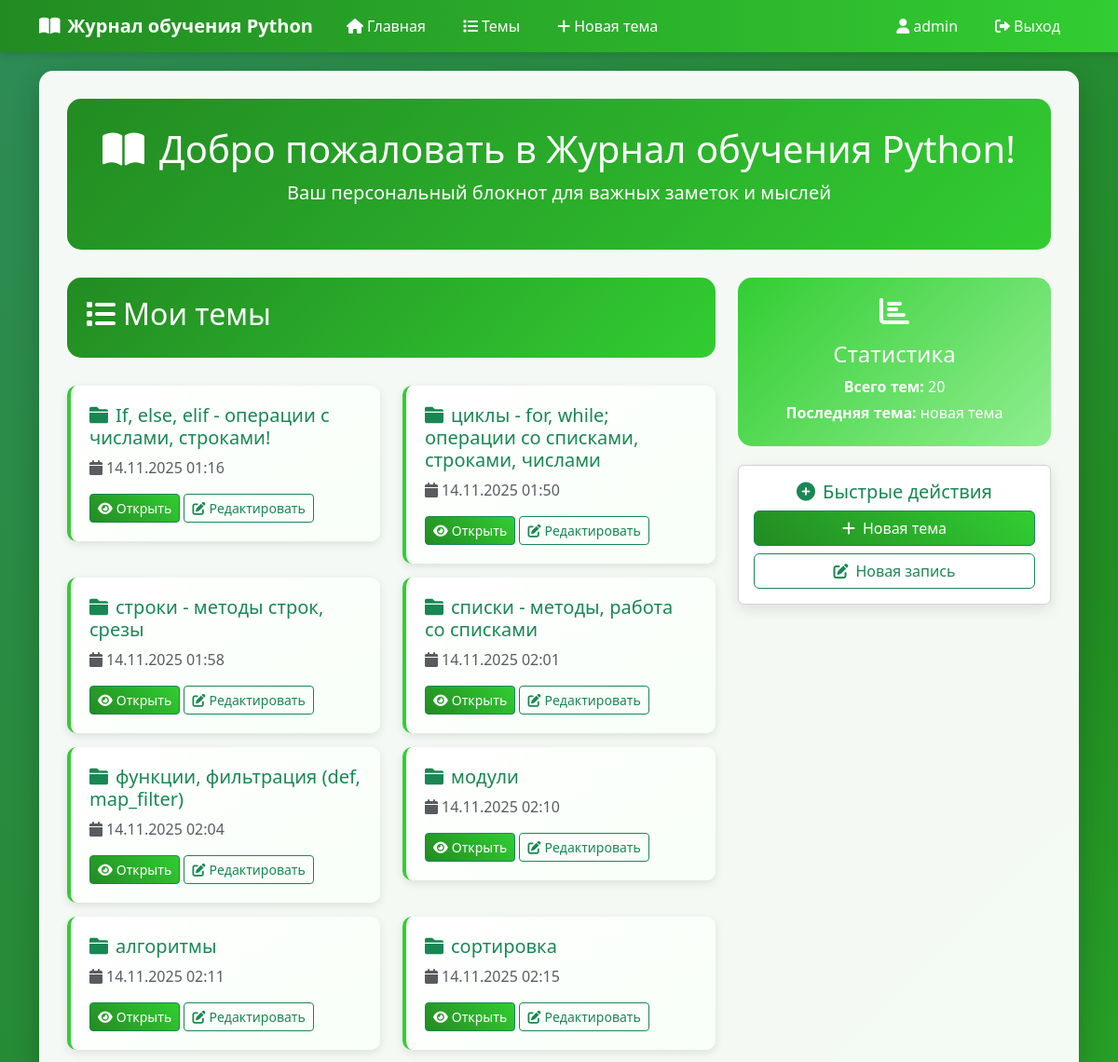
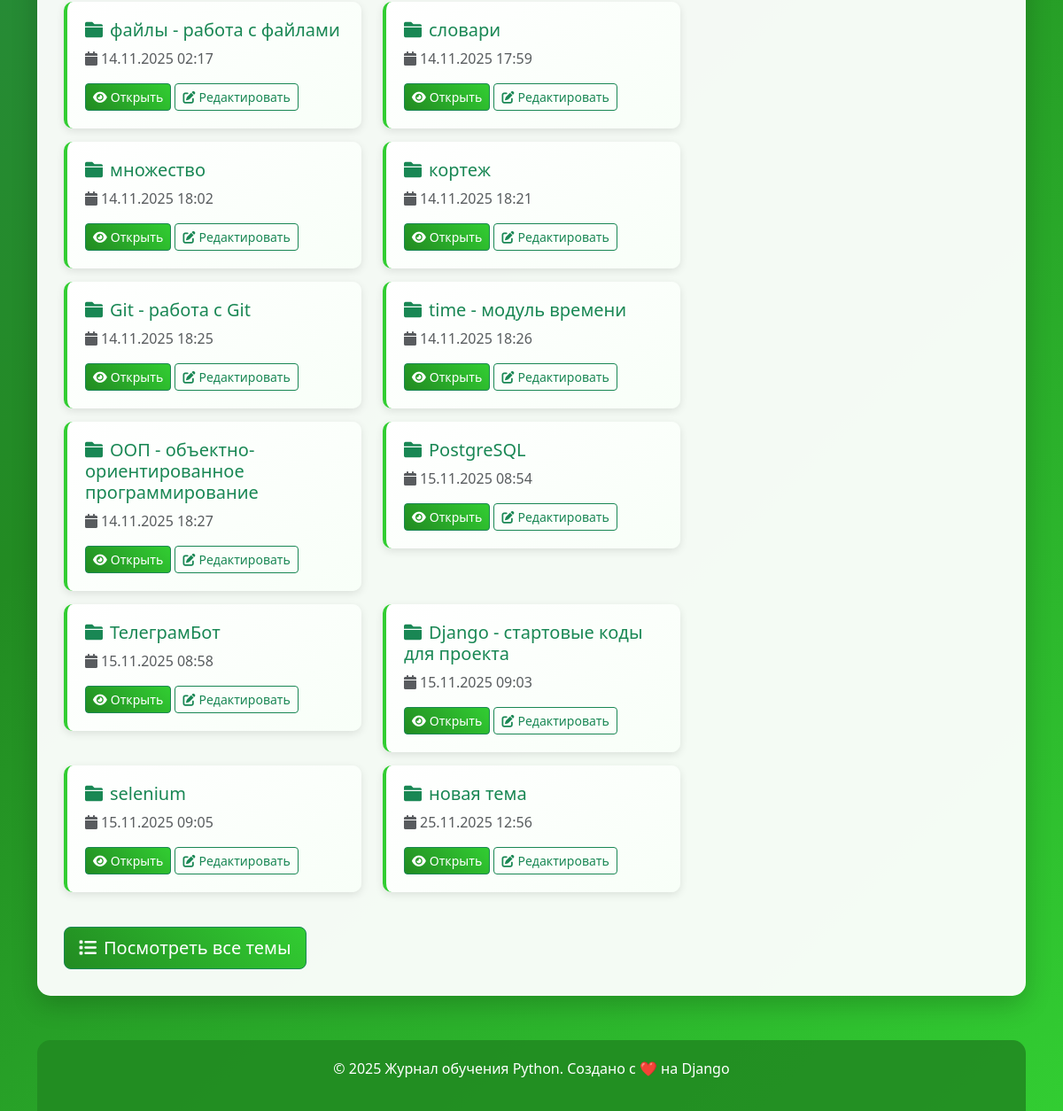
Page / (signed in) on the earlier database version (2 pictures, top to bottom).
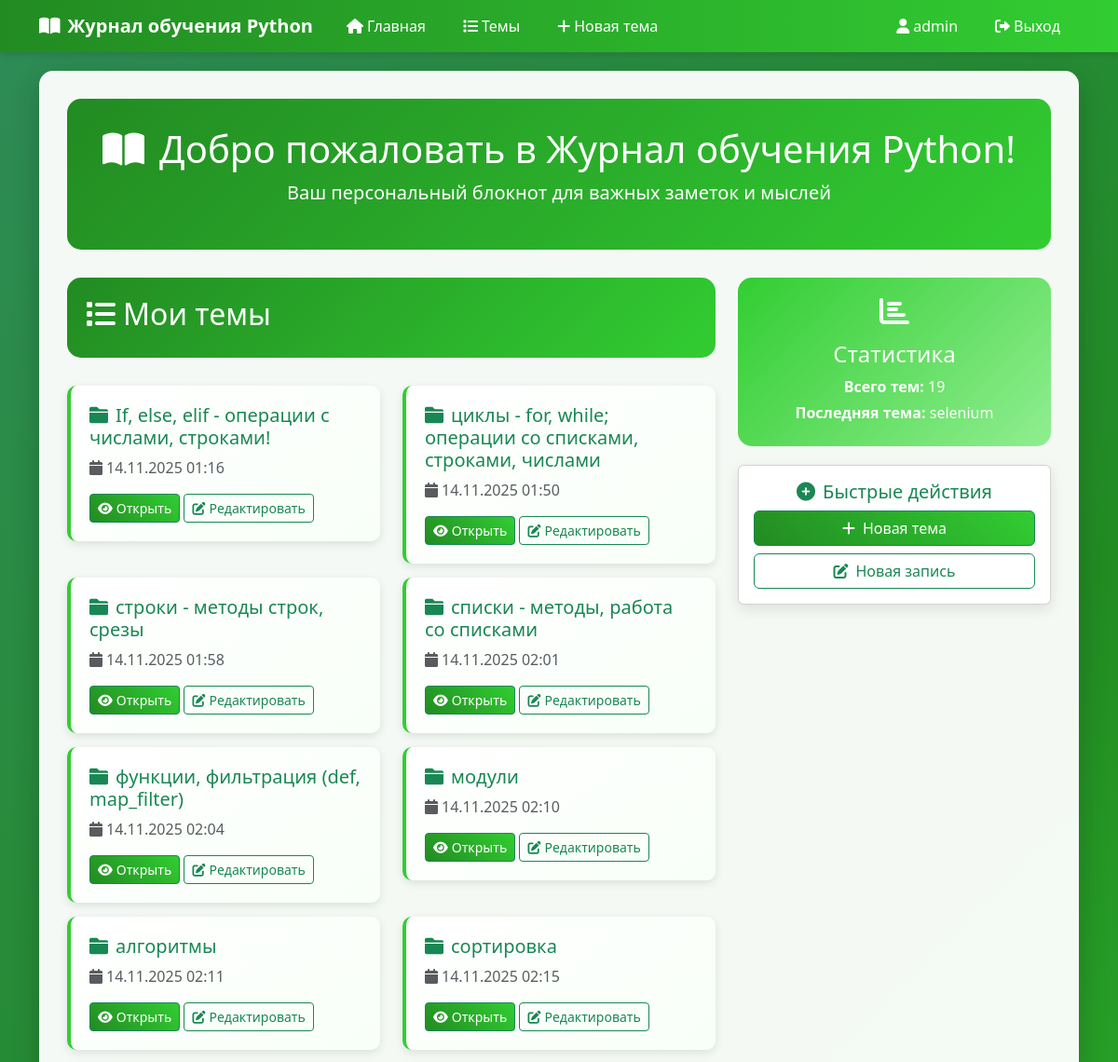
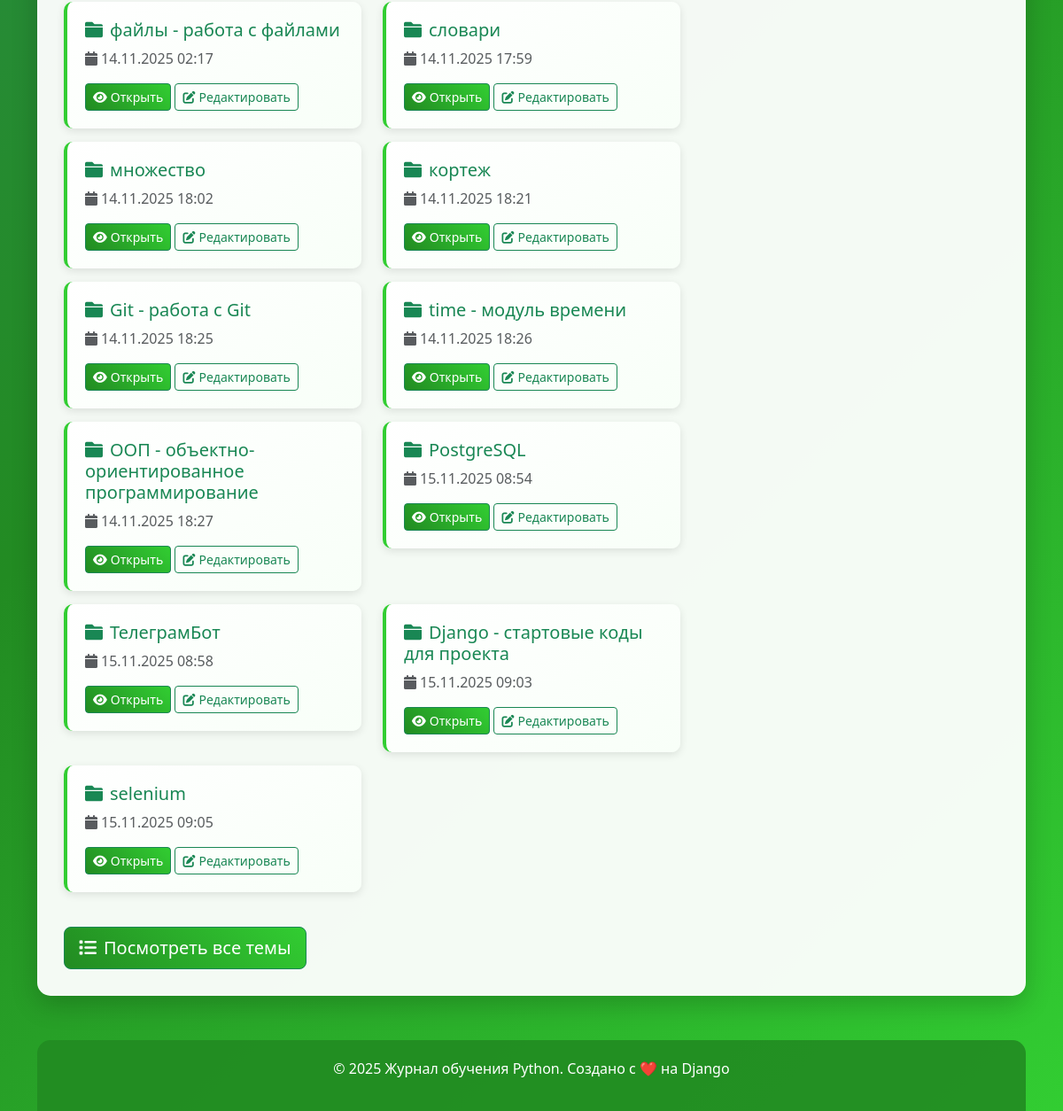
Same page on the later database version (2 pictures, top to bottom).
### journal/models.py (models this page shows, shortened)
class Topic(models.Model):
    text = models.CharField(max_length=200)
    date_added = models.DateTimeField(auto_now_add=True)
    owner = models.ForeignKey(User, on_delete=models.CASCADE)

### journal/views.py (the view)
# urls.py: path('', views.index, name='index'),
def index(request):
    topics = Topic.objects.filter(owner=request.user).order_by('date_added') if request.user.is_authenticated else Topic.objects.none()
    return render(request, 'journal/index.html', {'topics': topics})

### templates/journal/index.html (shortened to what this page needs)
{% extends "base.html" %}
{% block content %}
<div class="welcome-section">
    <h1><i class="fas fa-book-open me-3"></i>Добро пожаловать в Журнал обучения Python!</h1>
    <p class="lead">Ваш персональный блокнот для важных заметок и мыслей</p>
</div>
{% if user.is_authenticated %}
<div class="row">
    <div class="col-md-8">
        <div class="page-header">
            <h2><i class="fas fa-list me-2"></i>Мои темы</h2>
        </div>
        {% if topics %}
        <div class="row">
            {% for topic in topics %}
            <div class="col-md-6">
                <div class="topic-item">
                    <h5 class="text-success">
                        <i class="fas fa-folder me-2"></i>{{ topic.text }}
                    </h5>
                    <p class="text-muted">
                        <i class="fas fa-calendar me-1"></i>{{ topic.date_added|date:"d.m.Y H:i" }}
                    </p>
                    <a href="{% url 'journal:topic' topic.id %}" class="btn btn-success btn-sm">
                        <i class="fas fa-eye me-1"></i>Открыть
                    </a>
                    <a href="{% url 'journal:edit_topic' topic.id %}" class="btn btn-outline-success btn-sm">
                        <i class="fas fa-edit me-1"></i>Редактировать
                    </a>
                </div>
            </div>
            {% endfor %}
        </div>
        <div class="mt-4">
            <a href="{% url 'journal:topics' %}" class="btn btn-success btn-lg">
                <i class="fas fa-list me-2"></i>Посмотреть все темы
            </a>
        </div>
        {% endif %}
    </div>
    <div class="col-md-4">
        <div class="stats-card">
            <i class="fas fa-chart-bar mb-3" style="font-size: 2rem;"></i>
            <h4>Статистика</h4>
            <p class="mb-1"><strong>Всего тем:</strong> {{ topics.count }}</p>
            {% if topics %}
            <p class="mb-1"><strong>Последняя тема:</strong> {{ topics.last.text|truncatechars:20 }}</p>
            {% endif %}
        </div>
        <div class="card mt-3">
            <div class="card-body text-center">
                <h5 class="card-title text-success">
                    <i class="fas fa-plus-circle me-2"></i>Быстрые действия
                </h5>
                <div class="d-grid gap-2">
                    <a href="{% url 'journal:new_topic' %}" class="btn btn-success">
                        <i class="fas fa-plus me-2"></i>Новая тема
                    </a>
                    {% if topics %}
                    <a href="{% url 'journal:new_entry' topics.0.id %}" class="btn btn-outline-success">
                        <i class="fas fa-edit me-2"></i>Новая запись
                    </a>
                    {% endif %}
                </div>
            </div>
        </div>
    </div>
</div>
{% endif %}
{% endblock %}

### templates/base.html (shortened to what this page needs)
{% load static %}
<!DOCTYPE html>
<html lang="ru">
<head>
   <link href="{% static 'style.css' %}" rel="stylesheet">
    <link href="https://cdn.jsdelivr.net/npm/bootstrap@5.3.0/dist/css/bootstrap.min.css" rel="stylesheet">
    <link href="https://cdnjs.cloudflare.com/ajax/libs/font-awesome/6.0.0/css/all.min.css" rel="stylesheet">
</head>
<body>
    <nav class="navbar navbar-expand-lg navbar-dark">
        <div class="container">
            <a class="navbar-brand" href="{% url 'journal:index' %}">
                <i class="fas fa-book-open me-2"></i>Журнал обучения Python
            </a>
            <div class="collapse navbar-collapse" id="navbarNav">
                <ul class="navbar-nav me-auto">
                    <li class="nav-item">
                        <a class="nav-link" href="{% url 'journal:index' %}">
                            <i class="fas fa-home me-1"></i>Главная
                        </a>
                    </li>
                    <li class="nav-item">
                        <a class="nav-link" href="{% url 'journal:topics' %}">
                            <i class="fas fa-list me-1"></i>Темы
                        </a>
                    </li>
                    {% if user.is_authenticated %}
                    <li class="nav-item">
                        <a class="nav-link" href="{% url 'journal:new_topic' %}">
                            <i class="fas fa-plus me-1"></i>Новая тема
                        </a>
                    </li>
                    {% endif %}
                </ul>
                <ul class="navbar-nav">
                    {% if user.is_authenticated %}
                    <li class="nav-item">
                        <a class="nav-link" href="{% url 'accounts:profile' %}">
                            <i class="fas fa-user me-1"></i>{{ user.username }}
                        </a>
                    </li>
                    <li class="nav-item">
                        <form method="post" action="{% url 'accounts:logout' %}" style="display: inline;">
                            <button type="submit" class="nav-link btn btn-link" style="border: none; background: none; padding: 8px 15px; margin: 0 5px; border-radius: 20px; transition: all 0.3s ease;">
                                <i class="fas fa-sign-out-alt me-1"></i>Выход
                            </button>
                        </form>
                    </li>
                    {% endif %}
                </ul>
            </div>
        </div>
    </nav>
    <div class="container">
        <div class="main-content animate-fade-in">
            {% block content %}{% endblock %}
        </div>
    </div>
    <div class="container">
        <div class="footer">
            <p>&copy; 2025 Журнал обучения Python. Создано с ❤️ на Django</p>
        </div>
    </div>
</body>
</html>

### static/style.css (style rules this page uses)
body { background: linear-gradient(135deg, #2e8b57 0%, #228b22 50%, #32cd32 100%); min-height: 100vh; font-family: 'Arial', sans-serif; }
.navbar { background: linear-gradient(90deg, #228b22 0%, #32cd32 100%); box-shadow: 0 4px 6px rgba(0, 0, 0, 0.1); }
.navbar-brand { font-weight: bold; font-size: 1.5rem; }
.main-content { background: rgba(255, 255, 255, 0.95); border-radius: 15px; box-shadow: 0 10px 30px rgba(0, 0, 0, 0.2); margin-top: 20px; margin-bottom: 20px; padding: 30px; }
.card { border: none; border-radius: 15px; box-shadow: 0 5px 15px rgba(0, 0, 0, 0.1); margin-bottom: 20px; transition: transform 0.3s ease; }
.btn-success { background: linear-gradient(45deg, #228b22, #32cd32); border: none; border-radius: 25px; padding: 10px 20px; font-weight: 500; transition: all 0.3s ease; }
.btn-outline-success { border: 2px solid #32cd32; color: #32cd32; border-radius: 25px; padding: 10px 20px; font-weight: 500; transition: all 0.3s ease; }
.text-success { color: #228b22 !important; }
.navbar-nav .nav-link { color: white !important; font-weight: 500; margin: 0 5px; border-radius: 20px; padding: 8px 15px !important; transition: all 0.3s ease; }
.welcome-section { background: linear-gradient(135deg, #228b22 0%, #32cd32 100%); color: white; border-radius: 15px; padding: 30px; text-align: center; margin-bottom: 30px; }
.stats-card { background: linear-gradient(135deg, #32cd32 0%, #90ee90 100%); color: white; border-radius: 15px; padding: 20px; text-align: center; margin-bottom: 20px; }
.page-header { background: linear-gradient(135deg, #228b22 0%, #32cd32 100%); color: white; border-radius: 15px; padding: 20px; margin-bottom: 30px; }
.footer { background: rgba(34, 139, 34, 0.9); color: white; text-align: center; padding: 20px; margin-top: 50px; border-radius: 15px 15px 0 0; }
.animate-fade-in { animation: fadeIn 0.6s ease-in; }
.topic-item { background: linear-gradient(145deg, #ffffff 0%, #f8fff8 100%); border-radius: 10px; padding: 20px; margin-bottom: 15px; border-left: 4px solid #32cd32; box-shadow: 0 3px 10px rgba(0, 0, 0, 0.1); transition: all 0.3s ease; }
.navbar-nav .nav-link.btn { color: white !important; font-weight: 500; margin: 0 5px; border-radius: 20px; padding: 8px 15px !important; transition: all 0.3s ease; }

Differences in the rows shown:
removed Topic: text "новая тема", date_added "25.11.2025 12:56", last.text "новая тема"
Other differences:
{{ topics.count }}: "20" → "19"
{{ topics.last.text|truncatechars:20 }}: "новая тема" → "selenium"
